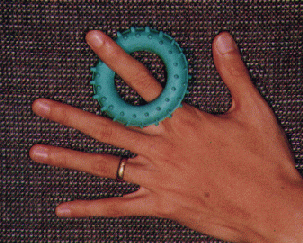
%> input picture lab-4/lib/hand.pnm, 303 x 243 px
$ octave q3.m   (GNU Octave 9; MATLAB toolbox functions it lacks are replaced by stand-ins)
%> lines starting %> are read from the running program, lines starting %| are printed output that depends on the picture
clear();

I2 = imread("hand.pnm"); % Read the image
%> I2 is the input picture: size 243x303x3 uint8; mean R, G, B 96.8, 63.5, 57.4
figure(5);imshow(I2); % Show the image
R = I2(:,:,1); % Separate the three layers, RGB
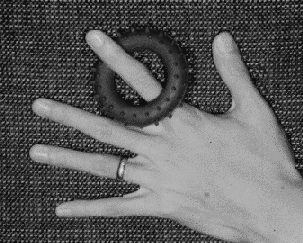
%> R: size 243x303 uint8; min 14, max 217, mean 96.8
G = I2(:,:,2);
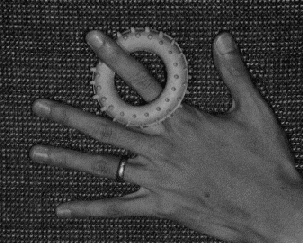
%> G: size 243x303 uint8; min 11, max 206, mean 63.5
B = I2(:,:,3);
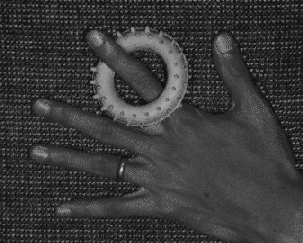
%> B: size 243x303 uint8; min 18, max 209, mean 57.4
figure(6);plot3(R(:),G(:),B(:),".") % 3D scatterplot of the RGB data
%> after `plot3(R(:),G(:),B(:),".")`:
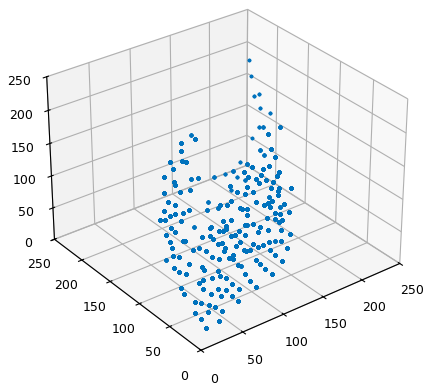
%> figure redrawn from the program's plot data
% histograms of channels
figure(7);subplot(1,3,1);imhist(R);
subplot(1,3,2);imhist(G);
subplot(1,3,3);imhist(B);
%> after `imhist(B)`:
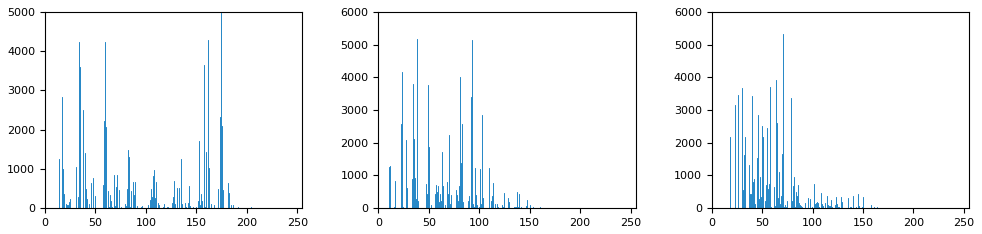
%> figure redrawn from the program's plot data, 3 panels; panel 1: highest point at x = 174, y = 4968; panel 2: highest point at x = 38, y = 5165; panel 3: highest point at x = 71, y = 5332

%> (the run ends here)
